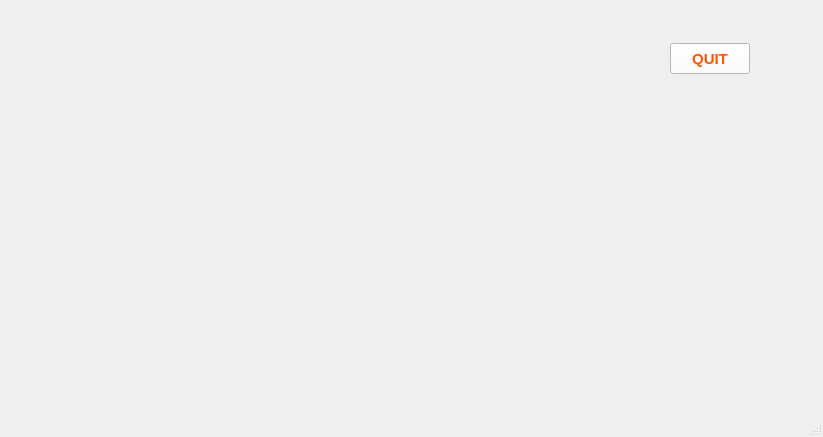
<?xml version="1.0" encoding="UTF-8"?>
<ui version="4.0">
 <class>ClientWindow</class>
 <widget class="QMainWindow" name="ClientWindow">
  <property name="geometry">
   <rect>
    <x>0</x>
    <y>0</y>
    <width>823</width>
    <height>437</height>
   </rect>
  </property>
  <property name="font">
   <font>
    <pointsize>11</pointsize>
    <bold>true</bold>
   </font>
  </property>
  <property name="windowTitle">
   <string>MainWindow</string>
  </property>
  <property name="styleSheet">
   <string notr="true">color: rgb(255, 85, 0);</string>
  </property>
  <widget class="QWidget" name="centralwidget">
   <widget class="QPushButton" name="pushButton">
    <property name="geometry">
     <rect>
      <x>670</x>
      <y>43</y>
      <width>80</width>
      <height>31</height>
     </rect>
    </property>
    <property name="font">
     <font>
      <pointsize>11</pointsize>
      <bold>true</bold>
     </font>
    </property>
    <property name="styleSheet">
     <string notr="true">color: rgb(255, 85, 0);
background-color: rgb(255, 255, 255);</string>
    </property>
    <property name="text">
     <string>QUIT</string>
    </property>
   </widget>
  </widget>
  <widget class="QMenuBar" name="menubar">
   <property name="geometry">
    <rect>
     <x>0</x>
     <y>0</y>
     <width>823</width>
     <height>21</height>
    </rect>
   </property>
  </widget>
  <widget class="QStatusBar" name="statusbar"/>
 </widget>
 <resources/>
 <connections/>
</ui>
